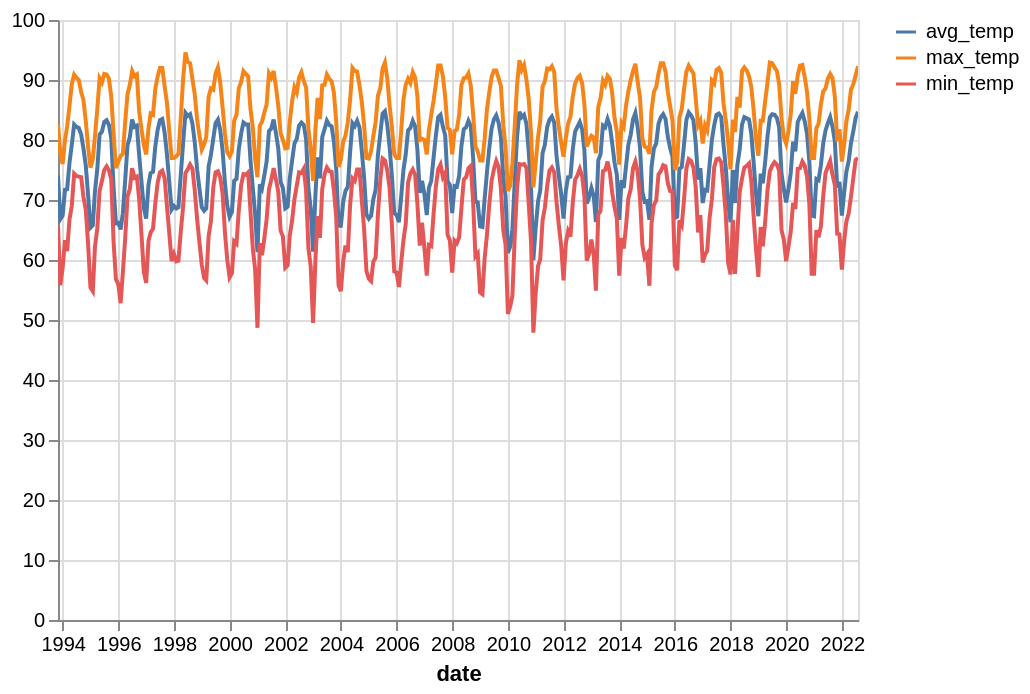

Notebook source saved alongside this figure:
### Code cell
TEMP.query("fips == 12086").truncate(before="11/1993")[
    ["avg_temp", "max_temp", "min_temp"]
].plot(title="Temperature: Miami-Dade")

### Figure 1 — Vega-Lite specification as saved in the notebook (floating-point values rounded to 4 significant figures; data arrays with more than 128 entries replaced by an {"elided": "..."} marker saying what was removed)
{"config": {"view": {"continuousWidth": 400, "continuousHeight": 300}}, "data": {"name": "data-8f7d9423e70bd9e6a06b4fbcd520aa48"}, "mark": {"type": "line"}, "encoding": {"color": {"field": "column", "title": null, "type": "nominal"}, "tooltip": [{"field": "date", "type": "temporal"}, {"field": "avg_temp", "type": "quantitative"}, {"field": "max_temp", "type": "quantitative"}, {"field": "min_temp", "type": "quantitative"}], "x": {"field": "date", "type": "temporal"}, "y": {"field": "value", "stack": false, "title": null, "type": "quantitative"}}, "selection": {"selector001": {"type": "interval", "bind": "scales", "encodings": ["x", "y"]}}, "transform": [{"fold": ["avg_temp", "max_temp", "min_temp"], "as": ["column", "value"]}], "$schema": "https://vega.github.io/schema/vega-lite/v4.17.0.json", "datasets": {"data-8f7d9423e70bd9e6a06b4fbcd520aa48": {"elided": "346 records"}}}
